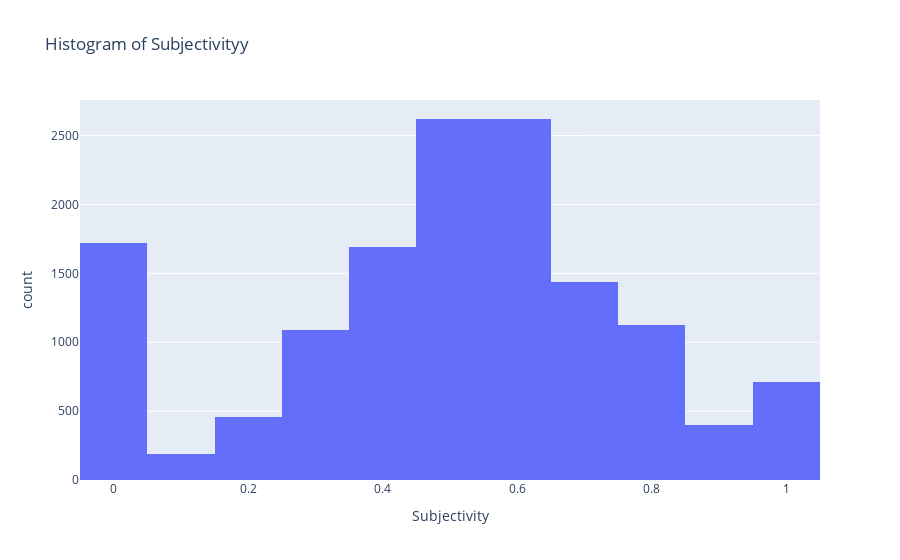

Source (notebook cell):
### Markdown cell above
We can see the majority of reviews are positive, indicating good customer satisfaction with the product or service being reviewed. The negative reviews, while fewer, still represent a significant number of customers. Analyzing the content of these negative reviews could provide insights into areas for improvement.

### Code cell
# Histogram for Sensitivity
fig_hist_sensitivity = px.histogram(user1, x='sentiment_Subjectivity', nbins=20,
                                    title='Histogram of Subjectivity',
                                    labels={'sentiment_Subjectivity': 'Subjectivity'})
fig_hist_sensitivity.show()

### Figure 1 — Plotly figure (JSON) as saved in the notebook; plotly's stock layout.template omitted (floating-point values rounded to 4 significant figures; data arrays with more than 128 entries replaced by an {"elided": "..."} marker saying what was removed)
{"data": [{"alignmentgroup": "True", "bingroup": "x", "hovertemplate": "Subjectivity=%{x}<br>count=%{y}<extra></extra>", "legendgroup": "", "marker": {"color": "#636efa", "pattern": {"shape": ""}}, "name": "", "nbinsx": 20, "offsetgroup": "", "orientation": "v", "showlegend": false, "type": "histogram", "x": {"elided": "14068 float values"}, "xaxis": "x", "yaxis": "y"}], "layout": {"autosize": true, "barmode": "relative", "legend": {"tracegroupgap": 0}, "title": {"text": "Histogram of Subjectivityy"}, "xaxis": {"anchor": "y", "autorange": true, "domain": [0, 1], "range": [-0.05, 1.05], "title": {"text": "Subjectivity"}, "type": "linear"}, "yaxis": {"anchor": "x", "autorange": true, "domain": [0, 1], "range": [0, 2758.0], "title": {"text": "count"}}}}
